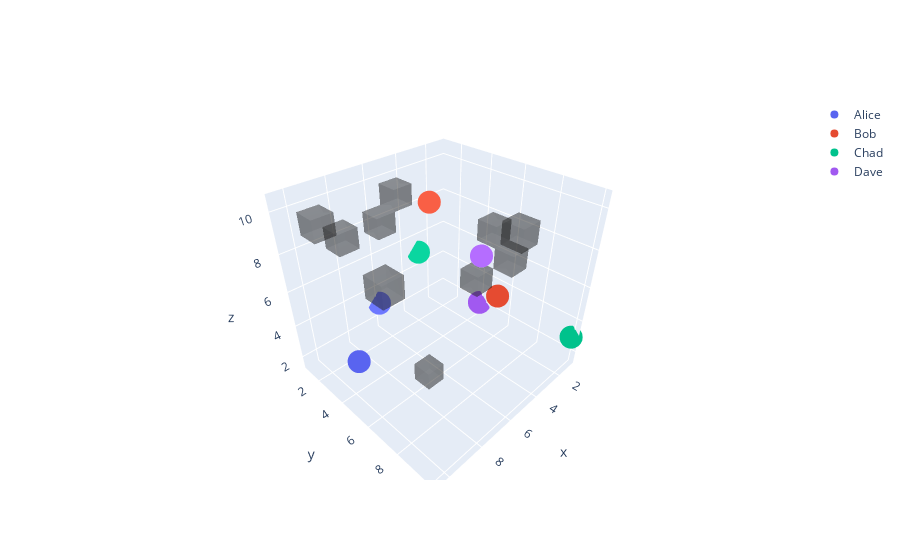

Here is the notebook cell this chart was saved with:
### Code cell
envs[0].visualize()

### Figure 1 — Plotly figure (JSON) as saved in the notebook; plotly's stock layout.template omitted (floating-point values rounded to 4 significant figures)
{"data": [{"alphahull": 1, "color": "rgba(25,25,25,0.3)", "flatshading": true, "lighting": {"diffuse": 0.1, "roughness": 0.5, "specular": 2}, "type": "mesh3d", "x": [4.5, 4.5, 5.5, 5.5, 4.5, 4.5, 5.5, 5.5], "y": [8.5, 8.5, 8.5, 8.5, 9.5, 9.5, 9.5, 9.5], "z": [9.5, 10.5, 9.5, 10.5, 9.5, 10.5, 9.5, 10.5]}, {"alphahull": 1, "color": "rgba(25,25,25,0.3)", "flatshading": true, "lighting": {"diffuse": 0.1, "roughness": 0.5, "specular": 2}, "type": "mesh3d", "x": [9.5, 9.5, 10.5, 10.5, 9.5, 9.5, 10.5, 10.5], "y": [2.5, 2.5, 2.5, 2.5, 3.5, 3.5, 3.5, 3.5], "z": [9.5, 10.5, 9.5, 10.5, 9.5, 10.5, 9.5, 10.5]}, {"alphahull": 1, "color": "rgba(25,25,25,0.3)", "flatshading": true, "lighting": {"diffuse": 0.1, "roughness": 0.5, "specular": 2}, "type": "mesh3d", "x": [3.5, 3.5, 4.5, 4.5, 3.5, 3.5, 4.5, 4.5], "y": [6.5, 6.5, 6.5, 6.5, 7.5, 7.5, 7.5, 7.5], "z": [8.5, 9.5, 8.5, 9.5, 8.5, 9.5, 8.5, 9.5]}, {"alphahull": 1, "color": "rgba(25,25,25,0.3)", "flatshading": true, "lighting": {"diffuse": 0.1, "roughness": 0.5, "specular": 2}, "type": "mesh3d", "x": [6.5, 6.5, 7.5, 7.5, 6.5, 6.5, 7.5, 7.5], "y": [5.5, 5.5, 5.5, 5.5, 6.5, 6.5, 6.5, 6.5], "z": [1.5, 2.5, 1.5, 2.5, 1.5, 2.5, 1.5, 2.5]}, {"alphahull": 1, "color": "rgba(25,25,25,0.3)", "flatshading": true, "lighting": {"diffuse": 0.1, "roughness": 0.5, "specular": 2}, "type": "mesh3d", "x": [8.5, 8.5, 9.5, 9.5, 8.5, 8.5, 9.5, 9.5], "y": [2.5, 2.5, 2.5, 2.5, 3.5, 3.5, 3.5, 3.5], "z": [8.5, 9.5, 8.5, 9.5, 8.5, 9.5, 8.5, 9.5]}, {"alphahull": 1, "color": "rgba(25,25,25,0.3)", "flatshading": true, "lighting": {"diffuse": 0.1, "roughness": 0.5, "specular": 2}, "type": "mesh3d", "x": [9.5, 9.5, 10.5, 10.5, 9.5, 9.5, 10.5, 10.5], "y": [6.5, 6.5, 6.5, 6.5, 7.5, 7.5, 7.5, 7.5], "z": [8.5, 9.5, 8.5, 9.5, 8.5, 9.5, 8.5, 9.5]}, {"alphahull": 1, "color": "rgba(25,25,25,0.3)", "flatshading": true, "lighting": {"diffuse": 0.1, "roughness": 0.5, "specular": 2}, "type": "mesh3d", "x": [4.5, 4.5, 5.5, 5.5, 4.5, 4.5, 5.5, 5.5], "y": [6.5, 6.5, 6.5, 6.5, 7.5, 7.5, 7.5, 7.5], "z": [6.5, 7.5, 6.5, 7.5, 6.5, 7.5, 6.5, 7.5]}, {"alphahull": 1, "color": "rgba(25,25,25,0.3)", "flatshading": true, "lighting": {"diffuse": 0.1, "roughness": 0.5, "specular": 2}, "type": "mesh3d", "x": [6.5, 6.5, 7.5, 7.5, 6.5, 6.5, 7.5, 7.5], "y": [2.5, 2.5, 2.5, 2.5, 3.5, 3.5, 3.5, 3.5], "z": [8.5, 9.5, 8.5, 9.5, 8.5, 9.5, 8.5, 9.5]}, {"alphahull": 1, "color": "rgba(25,25,25,0.3)", "flatshading": true, "lighting": {"diffuse": 0.1, "roughness": 0.5, "specular": 2}, "type": "mesh3d", "x": [5.5, 5.5, 6.5, 6.5, 5.5, 5.5, 6.5, 6.5], "y": [2.5, 2.5, 2.5, 2.5, 3.5, 3.5, 3.5, 3.5], "z": [9.5, 10.5, 9.5, 10.5, 9.5, 10.5, 9.5, 10.5]}, {"alphahull": 1, "color": "rgba(25,25,25,0.3)", "flatshading": true, "lighting": {"diffuse": 0.1, "roughness": 0.5, "specular": 2}, "type": "mesh3d", "x": [3.5, 3.5, 4.5, 4.5, 3.5, 3.5, 4.5, 4.5], "y": [7.5, 7.5, 7.5, 7.5, 8.5, 8.5, 8.5, 8.5], "z": [7.5, 8.5, 7.5, 8.5, 7.5, 8.5, 7.5, 8.5]}, {"marker": {"color": "rgba(89.0,100.0,240.0,1)"}, "mode": "markers", "name": "Alice", "type": "scatter3d", "x": [9], "y": [3], "z": [2]}, {"line": {"color": "rgba(99.0,110.0,250.0,1)"}, "mode": "lines", "showlegend": false, "type": "scatter3d", "x": [], "y": [], "z": []}, {"marker": {"color": "rgba(109.0,120.0,255,1)"}, "mode": "markers", "showlegend": false, "type": "scatter3d", "x": [6], "y": [1], "z": [3]}, {"marker": {"color": "rgba(229.0,75.0,49.0,1)"}, "mode": "markers", "name": "Bob", "type": "scatter3d", "x": [2], "y": [6], "z": [4]}, {"line": {"color": "rgba(239.0,85.0,59.0,1)"}, "mode": "lines", "showlegend": false, "type": "scatter3d", "x": [], "y": [], "z": []}, {"marker": {"color": "rgba(249.0,95.0,69.0,1)"}, "mode": "markers", "showlegend": false, "type": "scatter3d", "x": [4], "y": [3], "z": [9]}, {"marker": {"color": "rgba(0,194.0,140.0,1)"}, "mode": "markers", "name": "Chad", "type": "scatter3d", "x": [1], "y": [10], "z": [3]}, {"line": {"color": "rgba(0.0,204.0,150.0,1)"}, "mode": "lines", "showlegend": false, "type": "scatter3d", "x": [], "y": [], "z": []}, {"marker": {"color": "rgba(10.0,214.0,160.0,1)"}, "mode": "markers", "showlegend": false, "type": "scatter3d", "x": [3], "y": [1], "z": [5]}, {"marker": {"color": "rgba(161.0,89.0,240.0,1)"}, "mode": "markers", "name": "Dave", "type": "scatter3d", "x": [1], "y": [4], "z": [2]}, {"line": {"color": "rgba(171.0,99.0,250.0,1)"}, "mode": "lines", "showlegend": false, "type": "scatter3d", "x": [], "y": [], "z": []}, {"marker": {"color": "rgba(181.0,109.0,255,1)"}, "mode": "markers", "showlegend": false, "type": "scatter3d", "x": [6], "y": [8], "z": [9]}], "layout": {}}
